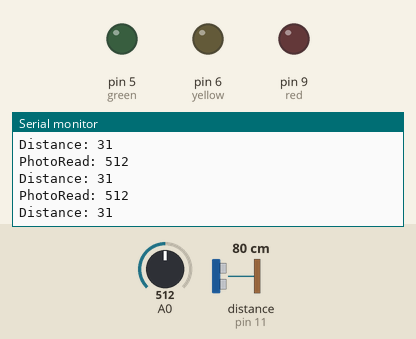
Recording of a sketch running on a simulated Arduino Uno, built with avr-gcc and run on an emulated ATmega328P. Parts: output pins drawn as LEDs (lit = HIGH), the last lines printed to the serial monitor. Wiring (inferred from the names in the program): ultrasonic range finder: trigger pin 12; echo pin 11. The test bench sets the inputs (shaded band); at power-on: A0 = 512, distance to the obstacle (sensor on pin 11) 80 cm. The echo pulse lasts 58.3 µs per cm; pins used as bus, display or sensor lines are not drawn.

Above: at 4.2 s.
4.3 s: A0 set to 106
At 5.4 s:
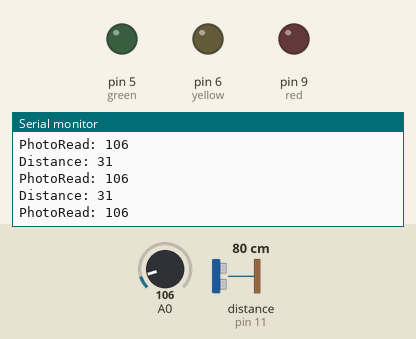
7.3 s: A0 set to 95
At 8.0 s:
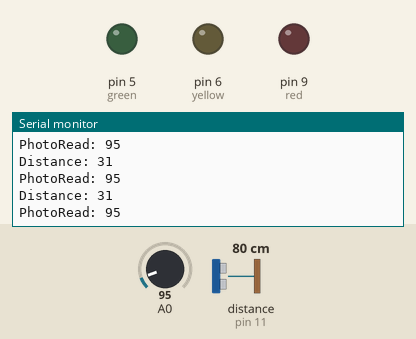
Timing chart, 0 to 10.3 s (numbered marks = the images above; inputs shaded):
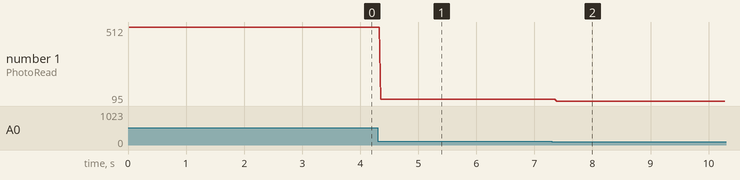

The sketch:

SonicDistanceSensor.ino
```cpp
int trigPin = 12;
int echoPin = 11;
int red= 9;
int yellow= 6;
int green=5;

long duration;
int distance;


void setup() {
pinMode(red, OUTPUT);
pinMode(green, OUTPUT);
pinMode(yellow, OUTPUT);
pinMode(trigPin, OUTPUT);
pinMode(echoPin, INPUT);
Serial.begin(9600);

}


void loop() {


digitalWrite(trigPin, LOW);
delayMicroseconds(2);

digitalWrite(trigPin, HIGH);
delayMicroseconds(10);
digitalWrite(trigPin, LOW);

duration = pulseIn(echoPin, HIGH);

distance= duration/74/2;

Serial.print("Distance: ");
Serial.println(distance);

Serial.print("PhotoRead: ");
Serial.println(analogRead(0));

}
```

Measured:
- after the input at 4.3 s, the serial monitor: prints a new line after 0.06 s (image 1)
- after the input at 7.3 s, the serial monitor: prints a new line after 0.08 s (image 2)
- plotted number 1: 512 → 106 after the input at 4.3 s, 106 → 95 after the input at 7.3 s
